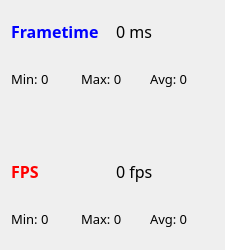
<?xml version="1.0" encoding="UTF-8"?>
<ui version="4.0">
 <class>PerformanceOverlay</class>
 <widget class="QWidget" name="PerformanceOverlay">
  <property name="geometry">
   <rect>
    <x>0</x>
    <y>0</y>
    <width>225</width>
    <height>250</height>
   </rect>
  </property>
  <property name="windowTitle">
   <string>Form</string>
  </property>
  <layout class="QVBoxLayout" name="verticalLayout">
   <item>
    <layout class="QHBoxLayout" name="ft_label_layout">
     <item>
      <widget class="QLabel" name="label_3">
       <property name="font">
        <font>
         <family>Sans Serif</family>
         <pointsize>12</pointsize>
         <bold>true</bold>
        </font>
       </property>
       <property name="styleSheet">
        <string notr="true">color: #0000ff;</string>
       </property>
       <property name="text">
        <string>Frametime</string>
       </property>
      </widget>
     </item>
     <item>
      <widget class="QLabel" name="frametime">
       <property name="font">
        <font>
         <family>Sans Serif</family>
         <pointsize>12</pointsize>
        </font>
       </property>
       <property name="text">
        <string>0 ms</string>
       </property>
      </widget>
     </item>
    </layout>
   </item>
   <item>
    <layout class="QHBoxLayout" name="ft_layout">
     <item>
      <widget class="QLabel" name="ft_min">
       <property name="font">
        <font>
         <family>Sans Serif</family>
         <pointsize>10</pointsize>
         <bold>false</bold>
        </font>
       </property>
       <property name="text">
        <string>Min: 0</string>
       </property>
      </widget>
     </item>
     <item>
      <widget class="QLabel" name="ft_max">
       <property name="font">
        <font>
         <family>Sans Serif</family>
         <pointsize>10</pointsize>
         <bold>false</bold>
        </font>
       </property>
       <property name="text">
        <string>Max: 0</string>
       </property>
      </widget>
     </item>
     <item>
      <widget class="QLabel" name="ft_avg">
       <property name="font">
        <font>
         <family>Sans Serif</family>
         <pointsize>10</pointsize>
         <bold>false</bold>
        </font>
       </property>
       <property name="text">
        <string>Avg: 0</string>
       </property>
      </widget>
     </item>
    </layout>
   </item>
   <item>
    <widget class="QLabel" name="dps_status">
     <property name="font">
      <font>
       <family>Sans Serif</family>
       <pointsize>9</pointsize>
       <bold>true</bold>
      </font>
     </property>
     <property name="styleSheet">
      <string notr="true">color: #00d2ff;</string>
     </property>
     <property name="text">
      <string/>
     </property>
    </widget>
   </item>
   <item>
    <layout class="QHBoxLayout" name="fps_label_layout">
     <item>
      <widget class="QLabel" name="label_4">
       <property name="font">
        <font>
         <family>Sans Serif</family>
         <pointsize>12</pointsize>
         <bold>true</bold>
        </font>
       </property>
       <property name="styleSheet">
        <string notr="true">color: #ff0000;</string>
       </property>
       <property name="text">
        <string>FPS</string>
       </property>
      </widget>
     </item>
     <item>
      <widget class="QLabel" name="fps">
       <property name="font">
        <font>
         <family>Sans Serif</family>
         <pointsize>12</pointsize>
        </font>
       </property>
       <property name="text">
        <string>0 fps</string>
       </property>
      </widget>
     </item>
    </layout>
   </item>
   <item>
    <layout class="QHBoxLayout" name="horizontalLayout">
     <item>
      <widget class="QLabel" name="fps_min">
       <property name="font">
        <font>
         <family>Sans Serif</family>
         <pointsize>10</pointsize>
         <bold>false</bold>
        </font>
       </property>
       <property name="text">
        <string>Min: 0</string>
       </property>
      </widget>
     </item>
     <item>
      <widget class="QLabel" name="fps_max">
       <property name="font">
        <font>
         <family>Sans Serif</family>
         <pointsize>10</pointsize>
         <bold>false</bold>
        </font>
       </property>
       <property name="text">
        <string>Max: 0</string>
       </property>
      </widget>
     </item>
     <item>
      <widget class="QLabel" name="fps_avg">
       <property name="font">
        <font>
         <family>Sans Serif</family>
         <pointsize>10</pointsize>
         <bold>false</bold>
        </font>
       </property>
       <property name="text">
        <string>Avg: 0</string>
       </property>
      </widget>
     </item>
    </layout>
   </item>
  </layout>
 </widget>
 <resources/>
 <connections/>
</ui>
